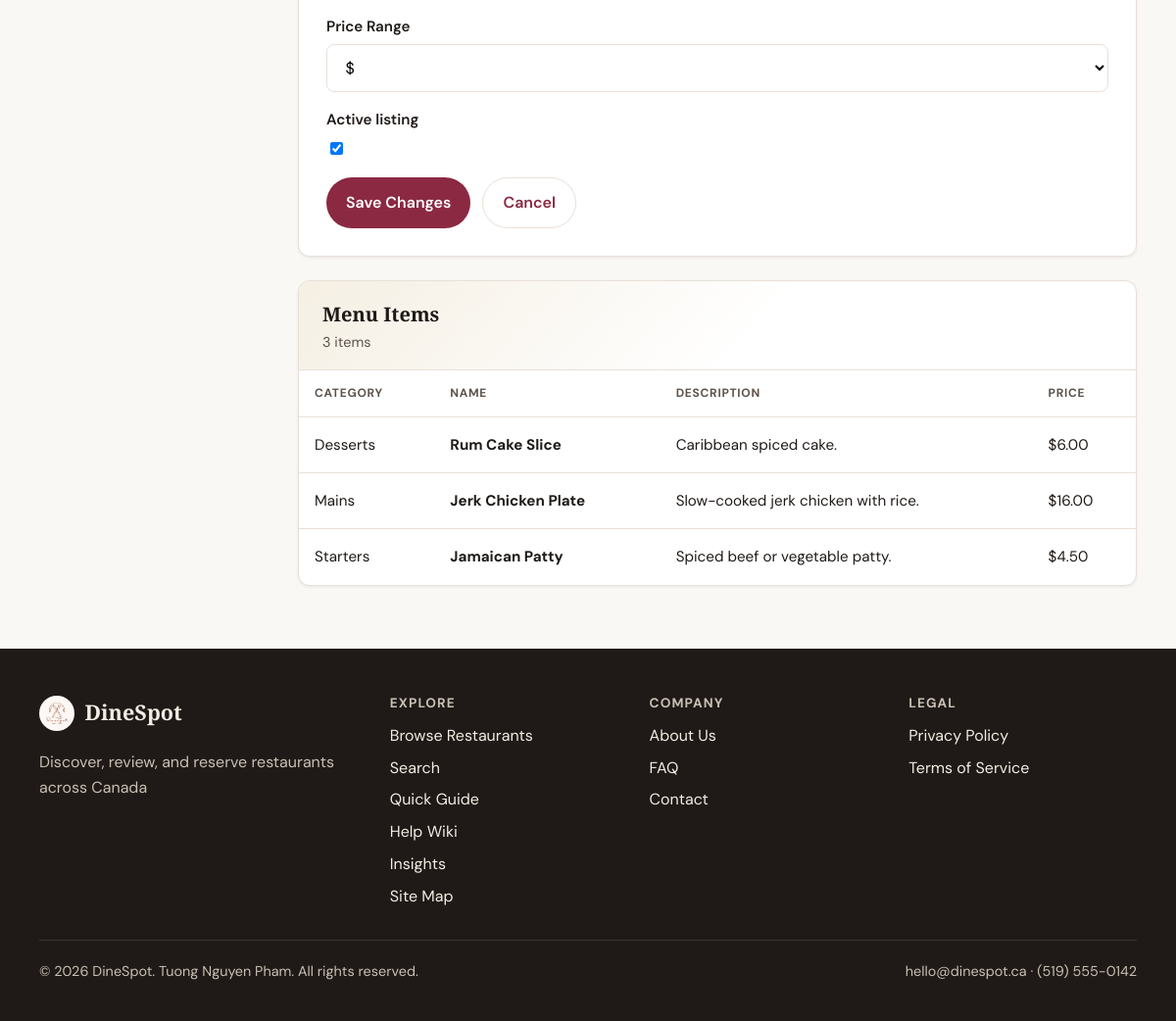
The page /admin/restaurants/edit.php?id=15 (signed in, lower part) on the database as committed earlier.
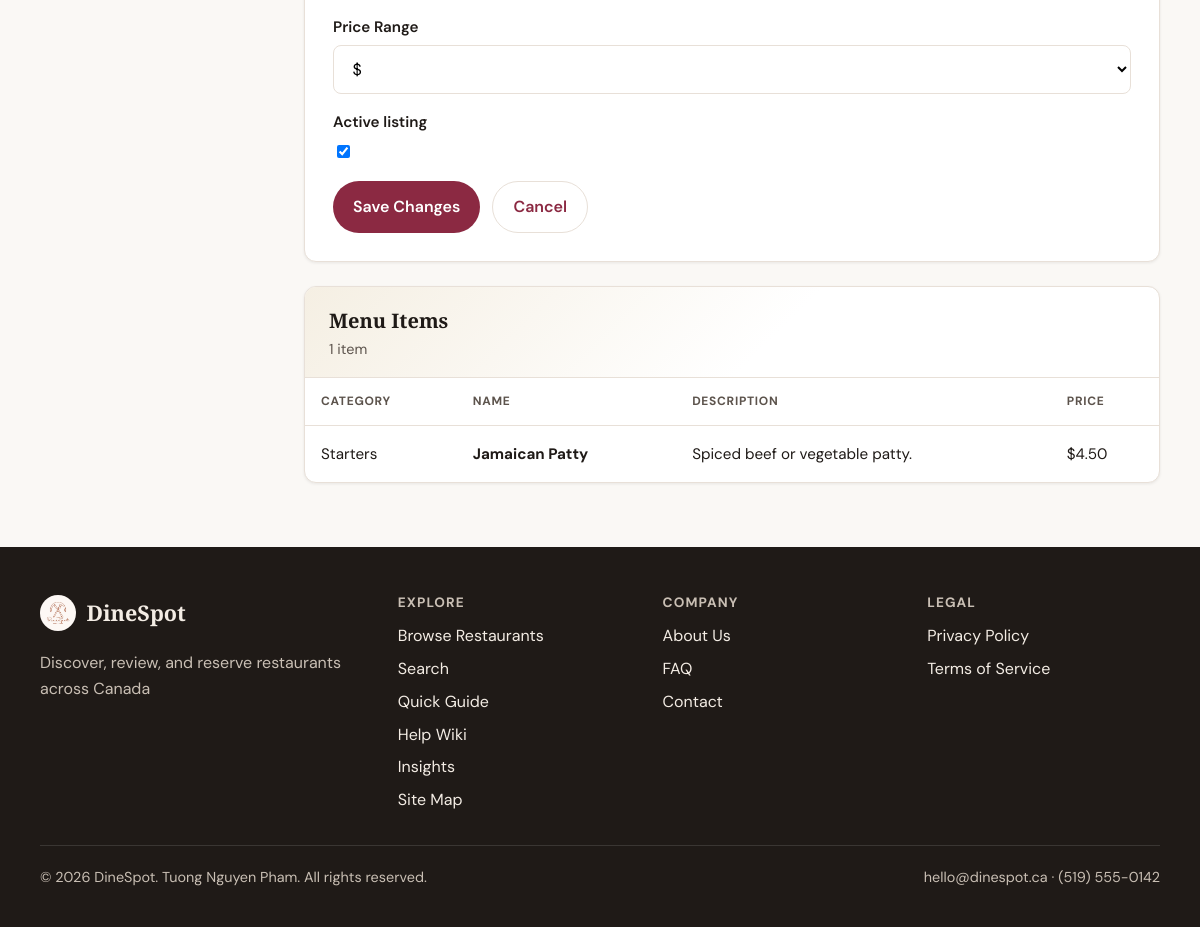
The same page on the database as committed later.
### tables this page shows
CREATE TABLE menu_items (
    id INT AUTO_INCREMENT PRIMARY KEY,
    restaurant_id INT NOT NULL,
    category VARCHAR(80) NOT NULL,
    name VARCHAR(120) NOT NULL,
    description TEXT NULL,
    price DECIMAL(8, 2) NOT NULL,
    CONSTRAINT fk_menu_restaurant FOREIGN KEY (restaurant_id) REFERENCES restaurants(id) ON DELETE CASCADE
);

### includes/db.php (called while the page is built, shortened)
<?php
function db(): PDO
{
    static $pdo = null;
    if ($pdo instanceof PDO) {
        return $pdo;
    }
    $dsn = sprintf(
        'mysql:host=%s;port=%s;dbname=%s;charset=%s',
        DB_HOST,
        DB_PORT,
        DB_NAME,
        DB_CHARSET
    );
    $pdo = new PDO($dsn, DB_USER, DB_PASS, [
        PDO::ATTR_ERRMODE => PDO::ERRMODE_EXCEPTION,
        PDO::ATTR_DEFAULT_FETCH_MODE => PDO::FETCH_ASSOC,
        PDO::ATTR_EMULATE_PREPARES => false,
    ]);
    return $pdo;
}

### includes/functions.php (called while the page is built, shortened)
<?php
function e(string $value): string
{
    return htmlspecialchars($value, ENT_QUOTES, 'UTF-8');
}
function get_site_setting(string $key, ?string $default = null): ?string
{
    static $cache = [];
    if (array_key_exists($key, $cache)) {
        return $cache[$key];
    }
    try {
        require_once __DIR__ . '/db.php';
        $stmt = db()->prepare('SELECT setting_value FROM site_settings WHERE setting_key = :key');
        $stmt->execute(['key' => $key]);
        $value = $stmt->fetchColumn();
        $cache[$key] = $value !== false ? (string) $value : $default;
        return $cache[$key];
    } catch (Throwable $e) {
        return $default;
    }
}
function get_menu_items_grouped(int $restaurantId): array
{
    require_once __DIR__ . '/db.php';
    $stmt = db()->prepare(
        'SELECT category, name, description, price
         FROM menu_items
         WHERE restaurant_id = :restaurant_id
         ORDER BY category ASC, name ASC'
    );
    $stmt->execute(['restaurant_id' => $restaurantId]);
    $grouped = [];
    foreach ($stmt->fetchAll() as $item) {
        $grouped[$item['category']][] = $item;
    }
    return $grouped;
}
function get_restaurant_by_id_for_admin(int $id): ?array
{
    require_once __DIR__ . '/db.php';
    $stmt = db()->prepare('SELECT * FROM restaurants WHERE id = :id');
    $stmt->execute(['id' => $id]);
    $restaurant = $stmt->fetch();
    return $restaurant ?: null;
}

### admin/restaurants/edit.php (the view, shortened to what the changed rows need)
<?php
require_once __DIR__ . '/../../includes/functions.php';
require_once __DIR__ . '/../../includes/db.php';
$id = (int) ($_GET['id'] ?? 0);
$menuGrouped = get_menu_items_grouped($id);
$menuItems = [];
foreach ($menuGrouped as $items) {
    foreach ($items as $item) {
        $menuItems[] = $item;
    }
}
require_once __DIR__ . '/../../includes/header.php';
?>
<section class="page-content">
    <div class="container client-layout">
        <div class="client-main">
            <div class="content-card admin-users-card">
                <div class="admin-table-toolbar">
                    <div>
                        <h2>Menu Items</h2>
                        <p class="admin-table-meta"><?= count($menuItems) ?> item<?= count($menuItems) === 1 ? '' : 's' ?></p>
                    </div>
                </div>
                <?php if ($menuItems === []): ?>
                    <p class="admin-table-empty">No menu items found.</p>
                <?php else: ?>
                    <div class="admin-table-scroll" tabindex="0" aria-label="Menu items table">
                        <table class="admin-data-table">
                            <thead>
                                <tr>
                                    <th scope="col">Category</th>
                                    <th scope="col">Name</th>
                                    <th scope="col">Description</th>
                                    <th scope="col">Price</th>
                                </tr>
                            </thead>
                            <tbody>
                                <?php foreach ($menuItems as $item): ?>
                                    <tr>
                                        <td><?= e($item['category']) ?></td>
                                        <td><strong><?= e($item['name']) ?></strong></td>
                                        <td><?= e($item['description'] ?? '') ?></td>
                                        <td>$<?= e(number_format((float) $item['price'], 2)) ?></td>
                                    </tr>
                                <?php endforeach; ?>
                            </tbody>
                        </table>
                    </div>
                <?php endif; ?>
            </div>
        </div>
    </div>
</section>
<?php require_once __DIR__ . '/../../includes/footer.php'; ?>

Rows that differ between the two databases and show on the page:
no longer on this page (row edited): menu_items: category "Desserts", name "Rum Cake Slice", description "Caribbean spiced cake.", price "6.00"
no longer on this page (row edited): menu_items: category "Mains", name "Jerk Chicken Plate", description "Slow-cooked jerk chicken with rice.", price "16.00"
Other text that changed with them:
count($menuItems): "3" → "1"
text no longer shown: "s"
